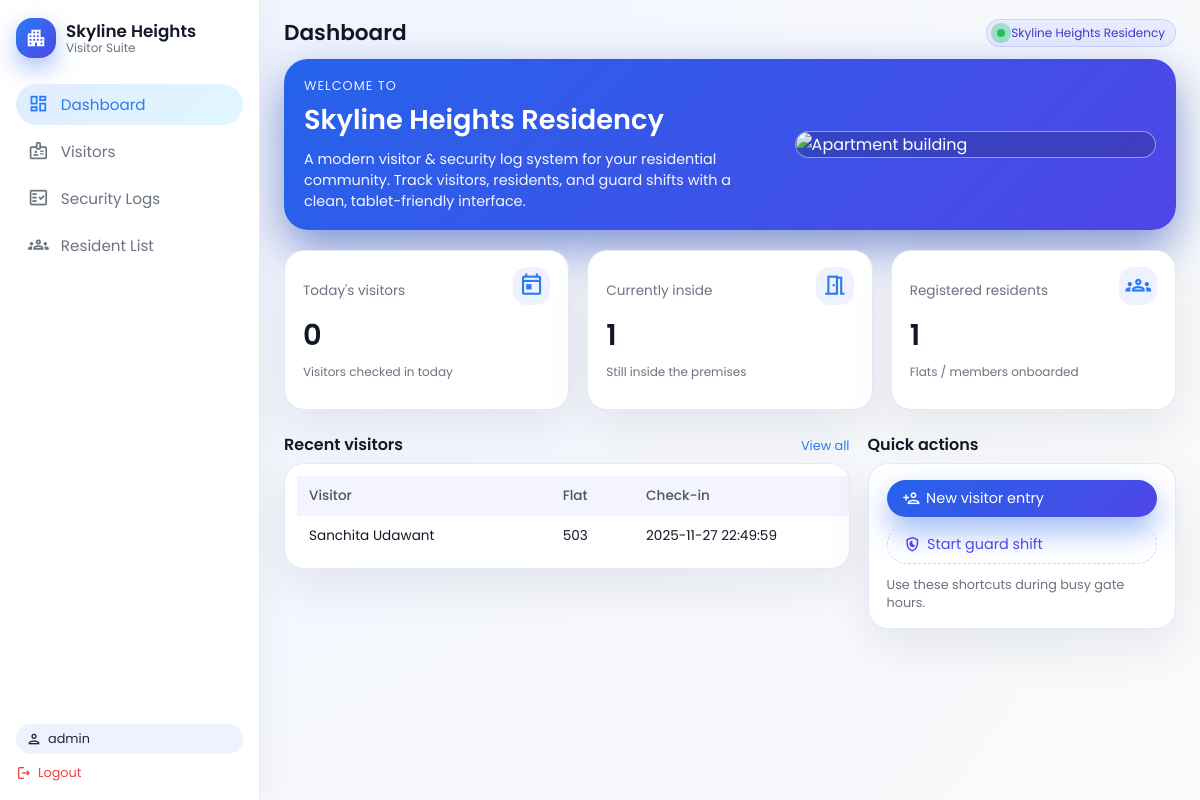
The page / (signed in) on the database its author committed.
### tables this page shows
CREATE TABLE visitors (
            id INTEGER PRIMARY KEY AUTOINCREMENT,
            name TEXT NOT NULL,
            phone TEXT,
            flat_no TEXT NOT NULL,
            purpose TEXT,
            vehicle_no TEXT,
            check_in TEXT NOT NULL,
            check_out TEXT
        );

### app.py (the view)
    def wrapped_view(*args, **kwargs):
        if "user_id" not in session:
            return redirect(url_for("login"))
        return view(*args, **kwargs)

### app.py (called while the page is built)
def get_db_connection():
    conn = sqlite3.connect(DB_NAME)
    conn.row_factory = sqlite3.Row
    return conn

def login_required(view):
    def wrapped_view(*args, **kwargs):
        if "user_id" not in session:
            return redirect(url_for("login"))
        return view(*args, **kwargs)
    wrapped_view.__name__ = view.__name__
    return wrapped_view

### templates/dashboard.html (shortened to what this page needs)
{% extends "base.html" %}
{% block content %}
<div class="hero-card">
  <div class="hero-text">
    <p class="hero-kicker">Welcome to</p>
    <h2 class="hero-title">{{ apartment_name }}</h2>
    <p class="hero-subtitle">
      A modern visitor & security log system for your residential community. Track visitors, residents,
      and guard shifts with a clean, tablet-friendly interface.
    </p>
  </div>
  <div class="hero-image-wrapper">
    <img src="{{ hero_image_url }}" alt="Apartment building" class="hero-image" />
  </div>
</div>
<div class="grid-3">
  <div class="card card-metric">
    <div class="card-header">
      <div>
        <p class="card-label">Today's visitors</p>
        <p class="card-value">{{ daily_count }}</p>
      </div>
      <span class="material-icons-outlined card-icon">today</span>
    </div>
    <p class="card-footnote">Visitors checked in today</p>
  </div>
  <div class="card card-metric">
    <div class="card-header">
      <div>
        <p class="card-label">Currently inside</p>
        <p class="card-value">{{ inside_count }}</p>
      </div>
      <span class="material-icons-outlined card-icon">meeting_room</span>
    </div>
    <p class="card-footnote">Still inside the premises</p>
  </div>
  <div class="card card-metric">
    <div class="card-header">
      <div>
        <p class="card-label">Registered residents</p>
        <p class="card-value">{{ total_residents }}</p>
      </div>
      <span class="material-icons-outlined card-icon">groups</span>
    </div>
    <p class="card-footnote">Flats / members onboarded</p>
  </div>
</div>
<div class="layout-split">
  <div class="split-block">
    <div class="split-header">
      <h2 class="section-title">Recent visitors</h2>
      <a href="{{ url_for('visitors_page') }}" class="link-muted">View all</a>
    </div>
    <div class="table-card">
      <table class="data-table">
        <thead>
          <tr>
            <th>Visitor</th>
            <th>Flat</th>
            <th>Check-in</th>
          </tr>
        </thead>
        <tbody>
          {% if recent %}
            {% for row in recent %}
              <tr>
                <td>{{ row["name"] }}</td>
                <td>{{ row["flat_no"] }}</td>
                <td>{{ row["check_in"] }}</td>
              </tr>
            {% endfor %}
          {% else %}
            <tr>
              <td colspan="3" class="empty-row">No visitors logged yet.</td>
            </tr>
          {% endif %}
        </tbody>
      </table>
    </div>
  </div>
  <div class="split-block">
    <div class="split-header">
      <h2 class="section-title">Quick actions</h2>
    </div>
    <div class="card stack-card">
      <button class="btn-primary full-width" data-open-modal="addVisitorModal">
        <span class="material-icons-outlined btn-icon">person_add</span>
        New visitor entry
      </button>
      <button class="btn-ghost full-width" data-open-modal="addSecurityLogModal">
        <span class="material-icons-outlined btn-icon">shield_moon</span>
        Start guard shift
      </button>
      <p class="hint-text">Use these shortcuts during busy gate hours.</p>
    </div>
  </div>
</div>
{% endblock %}

### static/styles.css (style rules this page uses)
:root { --bg: #ffffff; --accent: #2a7bf4; --accent-soft: #e4efff; --accent-green: #2ecc71; --text-main: #111827; --text-muted: #6b7280; --border-soft: #e5e7eb; --gray-bg: #f4f6fa; --sidebar-bg: #ffffff; --shadow-soft: 0 18px 45px rgba(15, 23, 42, 0.08); --radius-xl: 20px; }
* { box-sizing: border-box; }
body { margin: 0; font-family: "Poppins", system-ui, -apple-system, BlinkMacSystemFont, "Segoe UI", sans-serif; background: radial-gradient(circle at top left, #f0f4ff, #f9fafb); color: var(--text-main); }
.hero-card { display: grid; grid-template-columns: minmax(0, 1.7fr) minmax(0, 1.3fr); gap: 18px; align-items: center; margin-bottom: 20px; padding: 18px 20px; border-radius: 24px; background: linear-gradient(135deg, #2563eb, #4f46e5); color: #ffffff; box-shadow: 0 18px 45px rgba(30, 64, 175, 0.55); }
.hero-kicker { margin: 0 0 4px 0; font-size: 0.8rem; text-transform: uppercase; letter-spacing: 0.08em; opacity: 0.9; }
.hero-title { margin: 0; font-size: 1.7rem; font-weight: 600; }
.hero-subtitle { margin: 8px 0 0 0; font-size: 0.9rem; opacity: 0.95; }
.hero-image-wrapper { border-radius: 18px; overflow: hidden; background: rgba(15, 23, 42, 0.2); border: 1px solid rgba(191, 219, 254, 0.6); }
.hero-image { width: 100%; height: 100%; object-fit: cover; display: block; }
.card { background: #ffffff; border-radius: var(--radius-xl); padding: 16px 18px; box-shadow: var(--shadow-soft); border: 1px solid rgba(226, 232, 240, 0.9); }
.grid-3 { display: grid; grid-template-columns: repeat(auto-fit, minmax(220px, 1fr)); gap: 18px; margin-bottom: 22px; }
.card-metric .card-header { display: flex; justify-content: space-between; align-items: flex-start; }
.card-label { font-size: 0.85rem; color: var(--text-muted); }
.card-value { margin: 4px 0 0 0; font-size: 1.8rem; font-weight: 600; }
.card-icon { font-size: 1.6rem; color: var(--accent); padding: 6px; border-radius: 14px; background: #eef2ff; }
.card-footnote { font-size: 0.75rem; color: var(--text-muted); margin-top: 6px; }
.layout-split { display: grid; grid-template-columns: minmax(0, 2.2fr) minmax(0, 1.2fr); gap: 18px; }
.split-block { min-width: 0; }
.split-header { display: flex; justify-content: space-between; align-items: baseline; margin-bottom: 6px; }
.section-title { margin: 0; font-size: 1rem; font-weight: 600; }
.link-muted { font-size: 0.8rem; color: var(--accent); text-decoration: none; }
.stack-card { display: flex; flex-direction: column; gap: 8px; }
.hint-text { margin: 4px 0 0 0; font-size: 0.8rem; color: var(--text-muted); }
.btn-primary, .btn-secondary, .btn-chip, .btn-ghost, .icon-btn { border: none; border-radius: 999px; padding: 8px 16px; cursor: pointer; font-family: inherit; font-size: 0.9rem; display: inline-flex; align-items: center; gap: 6px; outline: none; }
.btn-primary { background: linear-gradient(135deg, #2563eb, #4f46e5); color: #ffffff; box-shadow: 0 14px 30px rgba(37, 99, 235, 0.45); }
.btn-ghost { background: transparent; border: 1px dashed #cbd5f5; color: #4f46e5; }
.btn-icon { font-size: 1.1rem; }
.full-width { width: 100%; }
.table-card { background: #ffffff; border-radius: var(--radius-xl); box-shadow: var(--shadow-soft); border: 1px solid rgba(226, 232, 240, 0.9); padding: 12px; overflow-x: auto; }
.data-table { width: 100%; border-collapse: collapse; min-width: 600px; }
.data-table th, .data-table td { padding: 10px 12px; text-align: left; font-size: 0.85rem; }
.data-table thead { background: #f3f4ff; }
.data-table thead th { font-weight: 500; color: #4b5563; }

### rows shown on the page
visitors: name "Sanchita Udawant", flat_no "503", check_in "2025-11-27 22:49:59"

### other values the page prints
{{ session["username"] }} "admin"
{{ page_title if page_title else "Dashboard" }} "Dashboard"
{{ apartment_name }} "Skyline Heights Residency"
{{ daily_count }} "0"
{{ inside_count }} "1"
{{ total_residents }} "1"
